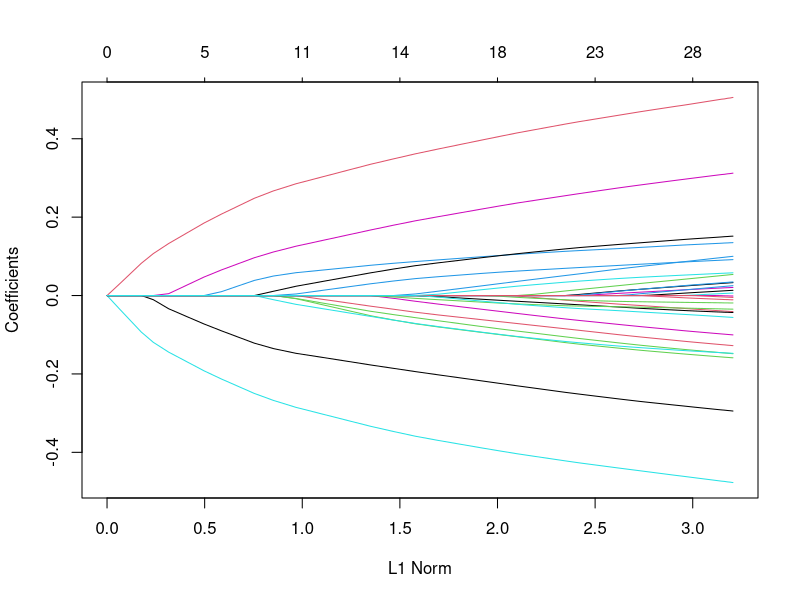

Here is the R script that generated this plot:
## ---- chunk 1
grad <- function(X, y, beta, I, R) {
  wij <- mapply( function(i, j) t(exp( X[ j, ]%*%beta) / sum( exp(X[R[[sprintf("R%i", i)]], ]%*%beta))), I, R)
  names(wij) <- names(R)
  xbar <- t(sapply(names(R), function(r) wij[[r]]%*%X[R[[r]], ]) )
  grad <- colSums( X[I, ] - xbar )
}
  
prox <- function(beta,t,alpha) ifelse(abs(beta)<t*alpha,0,beta-t*alpha*sign(beta))
## ---- chunk 2
ista <- function(X, y, alpha, kmax=100, epsilon=1e-10, I, R) {
  p <- ncol(X)
  n <- nrow(X)
  betaold <- rnorm(p)
  t <- 1/max(eigen(t(X)%*%X)$values)
  
  for (k in 1:kmax) {
    betanew <- prox(betaold - t*grad(X,y,betaold, I, R),t,alpha)
    if ( sum((betanew-betaold)**2) < epsilon ) break
    betaold <- betanew
  }
  
  return(list(beta=betanew, k=k))
}
## ---- chunk 3
#Cox
set.seed(10101)
N <- 500 ; p <- 30
nzc <- p/3
X <- matrix(rnorm(N*p),N,p)
betastar <- rnorm(nzc)
fx <- X[,seq(nzc)]%*%betastar/3
hx <- exp(fx)
ty <- rexp(N,hx)
tcens <- rbinom(n=N, prob=.3, size=1)# censoring indicator
y <- cbind(time=ty,status=1-tcens) # y=Surv(ty,1-tcens) with library(survival)

## ---- chunk 4
require(glmnet)
fit <- glmnet(X, y, family="cox")
plot(fit)
